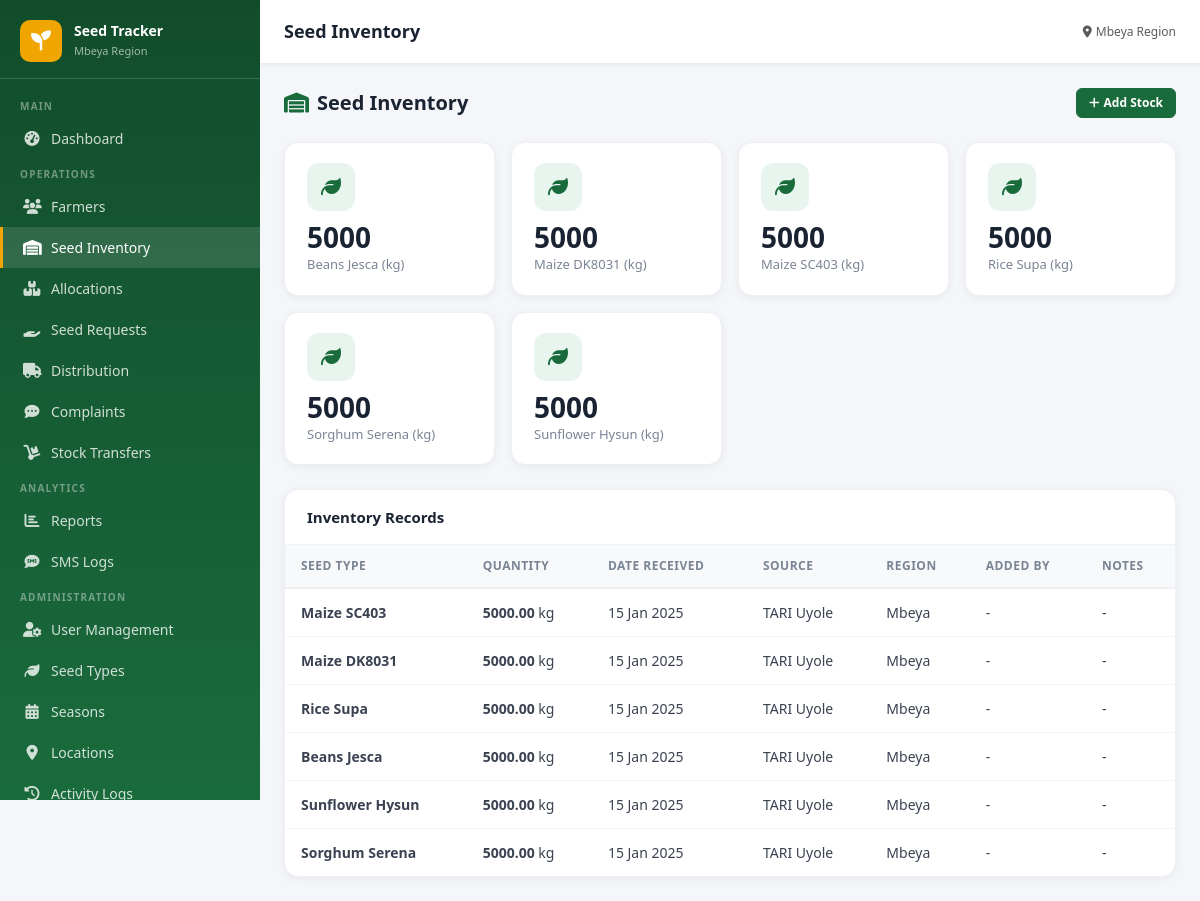
/inventory/ (signed in), run on the app's committed database.
### core/models.py (models this page shows, shortened)
class SeedType(models.Model):
    name = models.CharField(max_length=100, unique=True)
    description = models.TextField(blank=True)
    unit = models.CharField(max_length=30, default='kg')
    created_at = models.DateTimeField(auto_now_add=True)

class SeedInventory(models.Model):
    seed_type = models.ForeignKey(SeedType, on_delete=models.CASCADE, related_name='inventory')
    quantity = models.DecimalField(max_digits=12, decimal_places=2)
    date_received = models.DateField()
    source = models.CharField(max_length=200, blank=True)
    region = models.ForeignKey(Region, on_delete=models.SET_NULL, null=True, blank=True)
    notes = models.TextField(blank=True)
    added_by = models.ForeignKey(CustomUser, on_delete=models.SET_NULL, null=True)
    created_at = models.DateTimeField(auto_now_add=True)

class Region(models.Model):
    name = models.CharField(max_length=100, unique=True)
    created_at = models.DateTimeField(auto_now_add=True)
    def __str__(self): return self.name

### core/views.py (the view)
# urls.py: path('inventory/', views.inventory_list, name='inventory_list'),
@login_required
@role_required('regional')
def inventory_list(request):
    user = request.user
    qs = SeedInventory.objects.select_related('seed_type','region','added_by').order_by('-date_received')
    summary_qs = SeedInventory.objects.all()
    if user.role == 'regional':
        qs = qs.filter(region=user.region)
        summary_qs = summary_qs.filter(region=user.region)
    paginator = Paginator(qs, 20)
    page = paginator.get_page(request.GET.get('page'))
    summary = summary_qs.values('seed_type__name','seed_type__unit').annotate(total=Sum('quantity')).order_by('-total')
    return render(request, 'core/inventory_list.html', {'page_obj': page, 'summary': summary})

### templates/core/inventory_list.html (shortened to what this page needs)
{% extends 'base.html' %}
{% block page_title %}Seed Inventory{% endblock %}
{% block content %}
<div class="page-header">
  <h4><i class="fas fa-warehouse me-2" style="color:#1a6b3c"></i>Seed Inventory
  </h4>
  {% if user.role == 'regional' or user.role == 'admin' %}
  <a href="{% url 'inventory_create' %}" class="btn btn-primary btn-sm"><i class="fas fa-plus me-1"></i>Add Stock</a>
  {% endif %}
</div>
<div class="row g-3 mb-4">
  {% for s in summary %}
  <div class="col-sm-6 col-md-4 col-xl-3">
    <div class="stat-card">
      <div class="stat-icon" style="background:#e8f5ee;color:#1a6b3c"><i class="fas fa-leaf"></i></div>
      <div class="stat-value">{{ s.total|floatformat:0 }}</div>
      <div class="stat-label">{{ s.seed_type__name }} ({{ s.seed_type__unit }})</div>
    </div>
  </div>
  {% endfor %}
</div>
<div class="table-card">
  <div class="table-header"><h5>Inventory Records</h5></div>
  <div class="table-responsive">
    <table class="data-table">
      <thead><tr><th>Seed Type</th><th>Quantity</th><th>Date Received</th><th>Source</th><th>Region</th><th>Added By</th><th>Notes</th></tr></thead>
      <tbody>
        {% for inv in page_obj %}
        <tr>
          <td style="font-weight:600">{{ inv.seed_type.name }}</td>
          <td><strong>{{ inv.quantity }}</strong> {{ inv.seed_type.unit }}</td>
          <td>{{ inv.date_received|date:"d M Y" }}</td>
          <td>{{ inv.source|default:"-" }}</td>
          <td>{{ inv.region|default:"-" }}</td>
          <td>{{ inv.added_by|default:"-" }}</td>
          <td>{{ inv.notes|truncatechars:40|default:"-" }}</td>
        </tr>
        {% empty %}
        <tr><td colspan="7" class="text-center text-muted py-5">No inventory records yet</td></tr>
        {% endfor %}
      </tbody>
    </table>
  </div>
</div>
{% endblock %}

### templates/base.html (style rules this page uses)
:root { --primary: #1a6b3c; --primary-dark: #124d2b; --primary-light: #e8f5ee; --accent: #f0a500; --accent-light: #fff8e6; --sidebar-width: 260px; --topbar-height: 64px; }
body { background: #f4f6f9; font-family: 'Segoe UI', sans-serif; }
.stat-card { background: #fff; border-radius: 14px; padding: 20px 22px; box-shadow: 0 2px 8px rgba(0,0,0,.06); border: 1px solid #eef0f3; transition: transform .2s, box-shadow .2s; }
.stat-card .stat-icon { width: 48px; height: 48px; border-radius: 12px; display: flex; align-items: center; justify-content: center; font-size: 20px; margin-bottom: 12px; }
.stat-card .stat-value { font-size: 28px; font-weight: 800; color: #1a2332; line-height: 1; }
.stat-card .stat-label { font-size: 13px; color: #7a8494; margin-top: 4px; }
.table-card { background: #fff; border-radius: 14px; box-shadow: 0 2px 8px rgba(0,0,0,.06); border: 1px solid #eef0f3; overflow: hidden; }
.table-card .table-header { padding: 18px 22px; border-bottom: 1px solid #f0f2f5; display: flex; align-items: center; justify-content: space-between; }
.table-card .table-header h5 { margin: 0; font-size: 15px; font-weight: 700; color: #1a2332; }
.data-table { width: 100%; border-collapse: collapse; }
.data-table thead th { padding: 12px 16px; background: #f8f9fb; font-size: 12px; font-weight: 700; color: #7a8494; text-transform: uppercase; letter-spacing: .5px; border-bottom: 2px solid #eef0f3; white-space: nowrap; }
.data-table tbody td { padding: 13px 16px; font-size: 14px; color: #3a4252; border-bottom: 1px solid #f4f6f9; vertical-align: middle; }
.data-table tbody tr:last-child td { border-bottom: none; }
.btn-primary { background: var(--primary); border-color: var(--primary); border-radius: 8px; font-weight: 600; font-size: 14px; }
.btn-sm { padding: 5px 12px; font-size: 12px; border-radius: 6px; }
.page-header { display: flex; align-items: center; justify-content: space-between; margin-bottom: 24px; }
.page-header h4 { margin: 0; font-size: 20px; font-weight: 800; color: #1a2332; }

### data on the page
SeedType: total "5000", seed_type__name "Beans Jesca", seed_type__unit "kg"
SeedType: total "5000", seed_type__name "Maize DK8031", seed_type__unit "kg"
SeedType: total "5000", seed_type__name "Maize SC403", seed_type__unit "kg"
SeedType: total "5000", seed_type__name "Rice Supa", seed_type__unit "kg"
SeedType: total "5000", seed_type__name "Sorghum Serena", seed_type__unit "kg"
SeedType: total "5000", seed_type__name "Sunflower Hysun", seed_type__unit "kg"
SeedInventory: seed_type.name "Maize SC403", quantity "5000.00", seed_type.unit "kg", date_received "15 Jan 2025", source "TARI Uyole", region "Mbeya", added_by "-", notes "-"
SeedInventory: seed_type.name "Maize DK8031", quantity "5000.00", seed_type.unit "kg", date_received "15 Jan 2025", source "TARI Uyole", region "Mbeya", added_by "-", notes "-"
SeedInventory: seed_type.name "Rice Supa", quantity "5000.00", seed_type.unit "kg", date_received "15 Jan 2025", source "TARI Uyole", region "Mbeya", added_by "-", notes "-"
SeedInventory: seed_type.name "Beans Jesca", quantity "5000.00", seed_type.unit "kg", date_received "15 Jan 2025", source "TARI Uyole", region "Mbeya", added_by "-", notes "-"
SeedInventory: seed_type.name "Sunflower Hysun", quantity "5000.00", seed_type.unit "kg", date_received "15 Jan 2025", source "TARI Uyole", region "Mbeya", added_by "-", notes "-"
SeedInventory: seed_type.name "Sorghum Serena", quantity "5000.00", seed_type.unit "kg", date_received "15 Jan 2025", source "TARI Uyole", region "Mbeya", added_by "-", notes "-"
